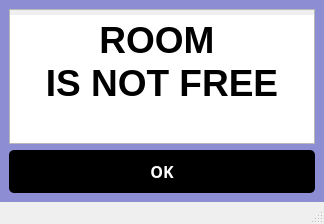
<?xml version="1.0" encoding="UTF-8"?>
<ui version="4.0">
 <class>RoomIsNotFree</class>
 <widget class="QMainWindow" name="RoomIsNotFree">
  <property name="geometry">
   <rect>
    <x>0</x>
    <y>0</y>
    <width>324</width>
    <height>224</height>
   </rect>
  </property>
  <property name="windowTitle">
   <string>MainWindow</string>
  </property>
  <property name="styleSheet">
   <string notr="true">#centralwidget {
	background-color: rgb(141, 141, 211);
}
QPushButton {
	background-color: rgb(0, 0, 0);
	border-radius: 5px;
	padding: 10px 10px;
	color: rgb(255, 255, 255);
}
QPushButton:hover {
	color: rgb(0, 0, 0);
	border: 1px  solid rgb(55, 107, 113);
	cursor: pointer;
	background-color: rgb(255, 255, 255);
}
QLineEdit {
	padding: 5px;
	border-radius:5px;
	color: rgb(55, 107, 113);
}</string>
  </property>
  <widget class="QWidget" name="centralwidget">
   <layout class="QGridLayout" name="gridLayout_3">
    <item row="2" column="0">
     <widget class="QPushButton" name="button_send">
      <property name="font">
       <font>
        <family>Cascadia Code</family>
        <pointsize>12</pointsize>
        <bold>true</bold>
       </font>
      </property>
      <property name="text">
       <string>OK</string>
      </property>
     </widget>
    </item>
    <item row="1" column="0">
     <widget class="QTextBrowser" name="textBrowser">
      <property name="styleSheet">
       <string notr="true">QTextBrowser {
	padding-top: 5px;
}</string>
      </property>
      <property name="html">
       <string>&lt;!DOCTYPE HTML PUBLIC &quot;-//W3C//DTD HTML 4.0//EN&quot; &quot;http://www.w3.org/TR/REC-html40/strict.dtd&quot;&gt;
&lt;html&gt;&lt;head&gt;&lt;meta name=&quot;qrichtext&quot; content=&quot;1&quot; /&gt;&lt;meta charset=&quot;utf-8&quot; /&gt;&lt;style type=&quot;text/css&quot;&gt;
p, li { white-space: pre-wrap; }
hr { height: 1px; border-width: 0; }
li.unchecked::marker { content: &quot;\2610&quot;; }
li.checked::marker { content: &quot;\2612&quot;; }
&lt;/style&gt;&lt;/head&gt;&lt;body style=&quot; font-family:'Segoe UI'; font-size:9pt; font-weight:400; font-style:normal;&quot;&gt;
&lt;p align=&quot;center&quot; style=&quot; margin-top:0px; margin-bottom:0px; margin-left:0px; margin-right:0px; -qt-block-indent:0; text-indent:0px;&quot;&gt;&lt;span style=&quot; font-size:28pt; font-weight:700;&quot;&gt;ROOM &lt;/span&gt;&lt;/p&gt;
&lt;p align=&quot;center&quot; style=&quot; margin-top:0px; margin-bottom:0px; margin-left:0px; margin-right:0px; -qt-block-indent:0; text-indent:0px;&quot;&gt;&lt;span style=&quot; font-size:28pt; font-weight:700;&quot;&gt;IS NOT FREE&lt;/span&gt;&lt;/p&gt;&lt;/body&gt;&lt;/html&gt;</string>
      </property>
     </widget>
    </item>
   </layout>
  </widget>
  <widget class="QMenuBar" name="menubar">
   <property name="geometry">
    <rect>
     <x>0</x>
     <y>0</y>
     <width>324</width>
     <height>22</height>
    </rect>
   </property>
  </widget>
  <widget class="QStatusBar" name="statusbar"/>
 </widget>
 <resources/>
 <connections/>
</ui>
